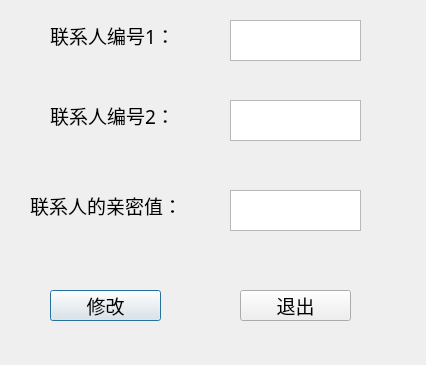
<?xml version="1.0" encoding="UTF-8"?>
<ui version="4.0">
 <class>DialogXiugaiLianxi</class>
 <widget class="QDialog" name="DialogXiugaiLianxi">
  <property name="geometry">
   <rect>
    <x>0</x>
    <y>0</y>
    <width>426</width>
    <height>365</height>
   </rect>
  </property>
  <property name="windowTitle">
   <string>Dialog</string>
  </property>
  <widget class="QLabel" name="label">
   <property name="geometry">
    <rect>
     <x>50</x>
     <y>20</y>
     <width>131</width>
     <height>31</height>
    </rect>
   </property>
   <property name="font">
    <font>
     <family>黑体</family>
     <pointsize>14</pointsize>
    </font>
   </property>
   <property name="text">
    <string>联系人编号1：</string>
   </property>
  </widget>
  <widget class="QLabel" name="label_3">
   <property name="geometry">
    <rect>
     <x>50</x>
     <y>100</y>
     <width>131</width>
     <height>31</height>
    </rect>
   </property>
   <property name="font">
    <font>
     <family>黑体</family>
     <pointsize>14</pointsize>
    </font>
   </property>
   <property name="text">
    <string>联系人编号2：</string>
   </property>
  </widget>
  <widget class="QPushButton" name="pushButton">
   <property name="geometry">
    <rect>
     <x>50</x>
     <y>290</y>
     <width>111</width>
     <height>31</height>
    </rect>
   </property>
   <property name="font">
    <font>
     <family>黑体</family>
     <pointsize>14</pointsize>
    </font>
   </property>
   <property name="text">
    <string>修改</string>
   </property>
  </widget>
  <widget class="QPushButton" name="pushButton_quit">
   <property name="geometry">
    <rect>
     <x>240</x>
     <y>290</y>
     <width>111</width>
     <height>31</height>
    </rect>
   </property>
   <property name="font">
    <font>
     <family>黑体</family>
     <pointsize>14</pointsize>
    </font>
   </property>
   <property name="text">
    <string>退出</string>
   </property>
  </widget>
  <widget class="QTextEdit" name="textEdit">
   <property name="geometry">
    <rect>
     <x>230</x>
     <y>20</y>
     <width>131</width>
     <height>41</height>
    </rect>
   </property>
  </widget>
  <widget class="QTextEdit" name="textEdit_2">
   <property name="geometry">
    <rect>
     <x>230</x>
     <y>100</y>
     <width>131</width>
     <height>41</height>
    </rect>
   </property>
  </widget>
  <widget class="QLabel" name="label_4">
   <property name="geometry">
    <rect>
     <x>30</x>
     <y>190</y>
     <width>171</width>
     <height>31</height>
    </rect>
   </property>
   <property name="font">
    <font>
     <family>黑体</family>
     <pointsize>14</pointsize>
    </font>
   </property>
   <property name="text">
    <string>联系人的亲密值：</string>
   </property>
  </widget>
  <widget class="QTextEdit" name="textEdit_3">
   <property name="geometry">
    <rect>
     <x>230</x>
     <y>190</y>
     <width>131</width>
     <height>41</height>
    </rect>
   </property>
  </widget>
 </widget>
 <resources/>
 <connections>
  <connection>
   <sender>pushButton_quit</sender>
   <signal>clicked()</signal>
   <receiver>DialogXiugaiLianxi</receiver>
   <slot>close()</slot>
   <hints>
    <hint type="sourcelabel">
     <x>295</x>
     <y>305</y>
    </hint>
    <hint type="destinationlabel">
     <x>212</x>
     <y>182</y>
    </hint>
   </hints>
  </connection>
 </connections>
</ui>
